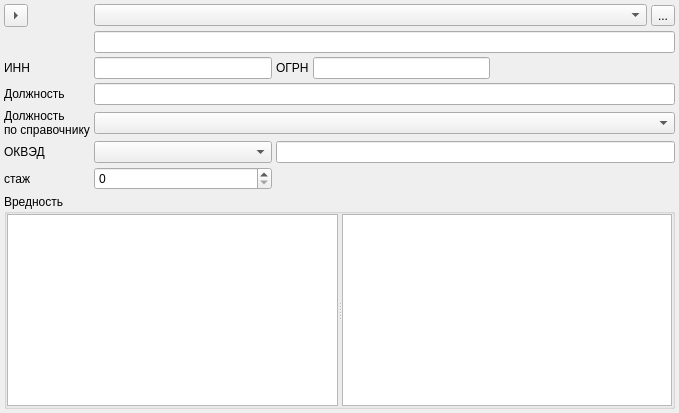
      <widget class="QWidget" name="tabWork">
       <attribute name="title">
        <string>&amp;Занятость</string>
       </attribute>
       <layout class="QGridLayout">
        <property name="margin">
         <number>4</number>
        </property>
        <property name="spacing">
         <number>4</number>
        </property>
        <item row="7" column="0" colspan="6">
         <widget class="QGroupBox" name="tblWorkHurt">
          <property name="title">
           <string>Вредность</string>
          </property>
          <layout class="QGridLayout">
           <property name="margin">
            <number>0</number>
           </property>
           <property name="spacing">
            <number>0</number>
           </property>
           <item row="0" column="0">
            <widget class="QSplitter" name="splitter">
             <property name="orientation">
              <enum>Qt::Horizontal</enum>
             </property>
             <widget class="CWorkHurtTableView" name="tblWorkHurts"/>
             <widget class="CInDocTableView" name="tblWorkHurtFactors"/>
            </widget>
           </item>
          </layout>
         </widget>
        </item>
        <item row="0" column="0">
         <widget class="QToolButton" name="btnCopyPrevWork">
          <property name="focusPolicy">
           <enum>Qt::NoFocus</enum>
          </property>
          <property name="toolTip">
           <string>Копировать из предыдущей записи</string>
          </property>
          <property name="arrowType">
           <enum>Qt::RightArrow</enum>
          </property>
         </widget>
        </item>
        <item row="0" column="1" colspan="4">
         <widget class="COrgComboBox" name="cmbWorkOrganisation"/>
        </item>
        <item row="2" column="0">
         <widget class="QLabel" name="lblWorOrganisationINN">
          <property name="text">
           <string>ИНН </string>
          </property>
          <property name="buddy">
           <cstring>edtWorkOrganisationINN</cstring>
          </property>
         </widget>
        </item>
        <item row="2" column="2">
         <widget class="QLabel" name="lblWorOrganisationOGRN">
          <property name="text">
           <string>ОГРН</string>
          </property>
          <property name="buddy">
           <cstring>edtWorkOrganisationOGRN</cstring>
          </property>
         </widget>
        </item>
        <item row="0" column="5">
         <widget class="QToolButton" name="btnSelectWorkOrganisation">
          <property name="text">
           <string>...</string>
          </property>
          <property name="arrowType">
           <enum>Qt::NoArrow</enum>
          </property>
         </widget>
        </item>
        <item row="1" column="1" colspan="5">
         <widget class="QLineEdit" name="edtWorkOrganisationFreeInput"/>
        </item>
        <item row="2" column="1">
         <widget class="QLineEdit" name="edtWorkOrganisationINN">
          <property name="enabled">
           <bool>true</bool>
          </property>
          <property name="frame">
           <bool>true</bool>
          </property>
          <property name="readOnly">
           <bool>true</bool>
          </property>
         </widget>
        </item>
        <item row="5" column="0">
         <widget class="QLabel" name="lblWorkOKVED">
          <property name="text">
           <string>ОКВЭД</string>
          </property>
          <property name="buddy">
           <cstring>cmbWorkOKVED</cstring>
          </property>
         </widget>
        </item>
        <item row="3" column="1" colspan="5">
         <widget class="QLineEdit" name="edtWorkPost"/>
        </item>
        <item row="3" column="0">
         <widget class="QLabel" name="lblWorkPost">
          <property name="text">
           <string>Должность</string>
          </property>
          <property name="buddy">
           <cstring>edtWorkPost</cstring>
          </property>
         </widget>
        </item>
        <item row="2" column="3">
         <widget class="QLineEdit" name="edtWorkOrganisationOGRN">
          <property name="enabled">
           <bool>true</bool>
          </property>
          <property name="readOnly">
           <bool>true</bool>
          </property>
         </widget>
        </item>
        <item row="2" column="4" colspan="2">
         <spacer>
          <property name="orientation">
           <enum>Qt::Horizontal</enum>
          </property>
          <property name="sizeHint" stdset="0">
           <size>
            <width>181</width>
            <height>20</height>
           </size>
          </property>
         </spacer>
        </item>
        <item row="6" column="2" colspan="4">
         <spacer>
          <property name="orientation">
           <enum>Qt::Horizontal</enum>
          </property>
          <property name="sizeHint" stdset="0">
           <size>
            <width>231</width>
            <height>20</height>
           </size>
          </property>
         </spacer>
        </item>
        <item row="6" column="0">
         <widget class="QLabel" name="lblWorkStage">
          <property name="text">
           <string>стаж</string>
          </property>
          <property name="buddy">
           <cstring>edtWorkStage</cstring>
          </property>
         </widget>
        </item>
        <item row="6" column="1">
         <widget class="QSpinBox" name="edtWorkStage"/>
        </item>
        <item row="5" column="2" colspan="4">
         <widget class="QLineEdit" name="edtOKVEDName">
          <property name="readOnly">
           <bool>true</bool>
          </property>
         </widget>
        </item>
        <item row="5" column="1">
         <widget class="COKVEDComboBox" name="cmbWorkOKVED"/>
        </item>
        <item row="4" column="0">
         <widget class="QLabel" name="lblWorkPostId">
          <property name="text">
           <string>Должность
по справочнику</string>
          </property>
          <property name="buddy">
           <cstring></cstring>
          </property>
         </widget>
        </item>
        <item row="4" column="1" colspan="5">
         <widget class="CRBSearchComboBox" name="cmbWorkPost"/>
        </item>
       </layout>
      </widget>
